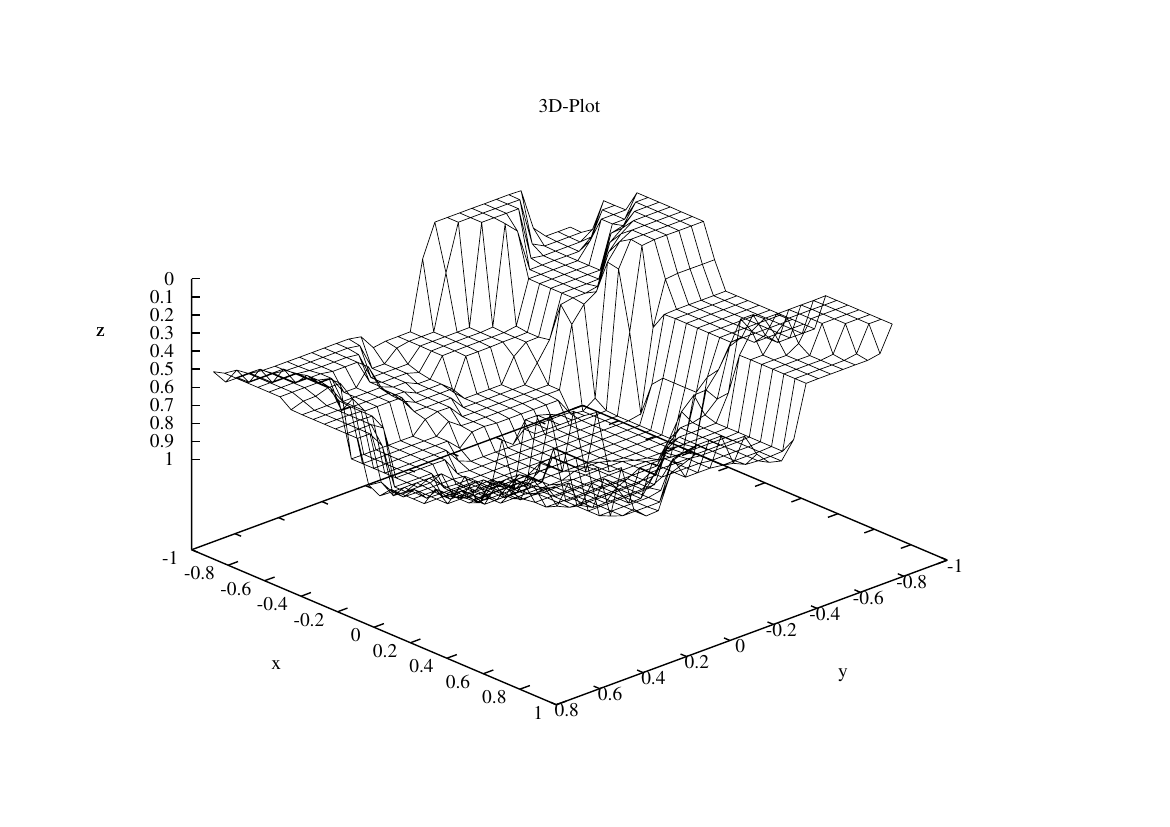

gnuplot code for this plot:
#set terminal latex
#set output "gnuplot-03.tex"


set terminal postscript 'Times Roman' 14
set output 'gnuplot-03.ps'


set dgrid3d 30,30,30
set style data lines  
set zrange [40:-40]   
set view 128,313
set autoscale
set title ""
set nokey
set xlabel "x"
set ylabel "y"
set zlabel "z"
set title "3D-Plot"
splot 'Beispieldaten-03.txt'
